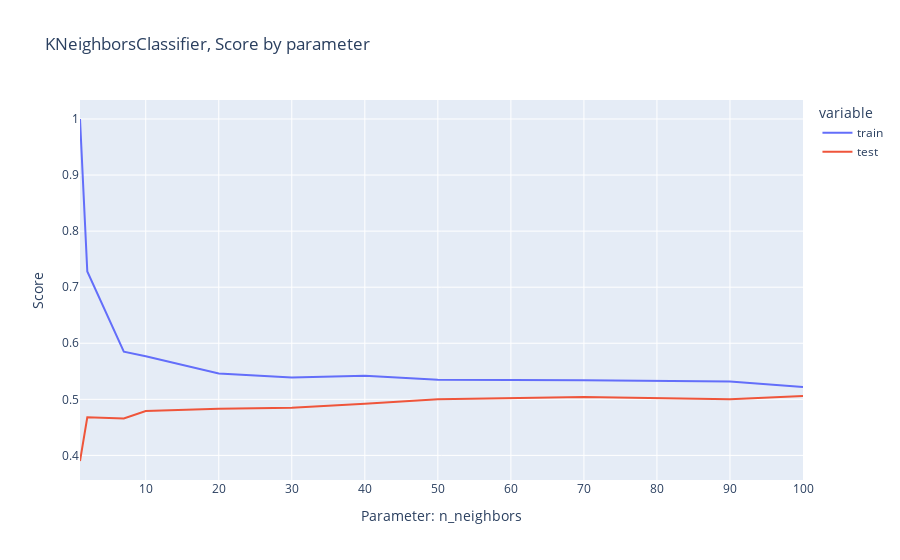

Notebook source saved alongside this figure:
### Code cell
fig = px.line(score, x=score.index, y=[score.train, score.test], title='KNeighborsClassifier, Score by parameter')

fig.update_xaxes(title_text='Parameter: n_neighbors')
fig.update_yaxes(title_text='Score')

fig.show()

### Figure 1 — Plotly figure (JSON) as saved in the notebook; plotly's stock layout.template omitted (floating-point values rounded to 4 significant figures)
{"data": [{"hovertemplate": "variable=train<br>index=%{x}<br>value=%{y}<extra></extra>", "legendgroup": "train", "line": {"color": "#636efa", "dash": "solid"}, "marker": {"symbol": "circle"}, "mode": "lines", "name": "train", "orientation": "h", "showlegend": true, "type": "scatter", "x": [1, 2, 7, 10, 20, 30, 40, 50, 70, 90, 100], "xaxis": "x", "y": [1, 0.728, 0.585, 0.577, 0.546, 0.539, 0.542, 0.535, 0.534, 0.532, 0.522], "yaxis": "y"}, {"hovertemplate": "variable=test<br>index=%{x}<br>value=%{y}<extra></extra>", "legendgroup": "test", "line": {"color": "#EF553B", "dash": "solid"}, "marker": {"symbol": "circle"}, "mode": "lines", "name": "test", "orientation": "h", "showlegend": true, "type": "scatter", "x": [1, 2, 7, 10, 20, 30, 40, 50, 70, 90, 100], "xaxis": "x", "y": [0.39, 0.468, 0.466, 0.479, 0.483, 0.485, 0.492, 0.5, 0.504, 0.5, 0.506], "yaxis": "y"}], "layout": {"legend": {"title": {"text": "variable"}, "tracegroupgap": 0}, "title": {"text": "KNeighborsClassifier, Score by parameter"}, "xaxis": {"anchor": "y", "domain": [0, 1], "title": {"text": "Parameter: n_neighbors"}}, "yaxis": {"anchor": "x", "domain": [0, 1], "title": {"text": "Score"}}}}
